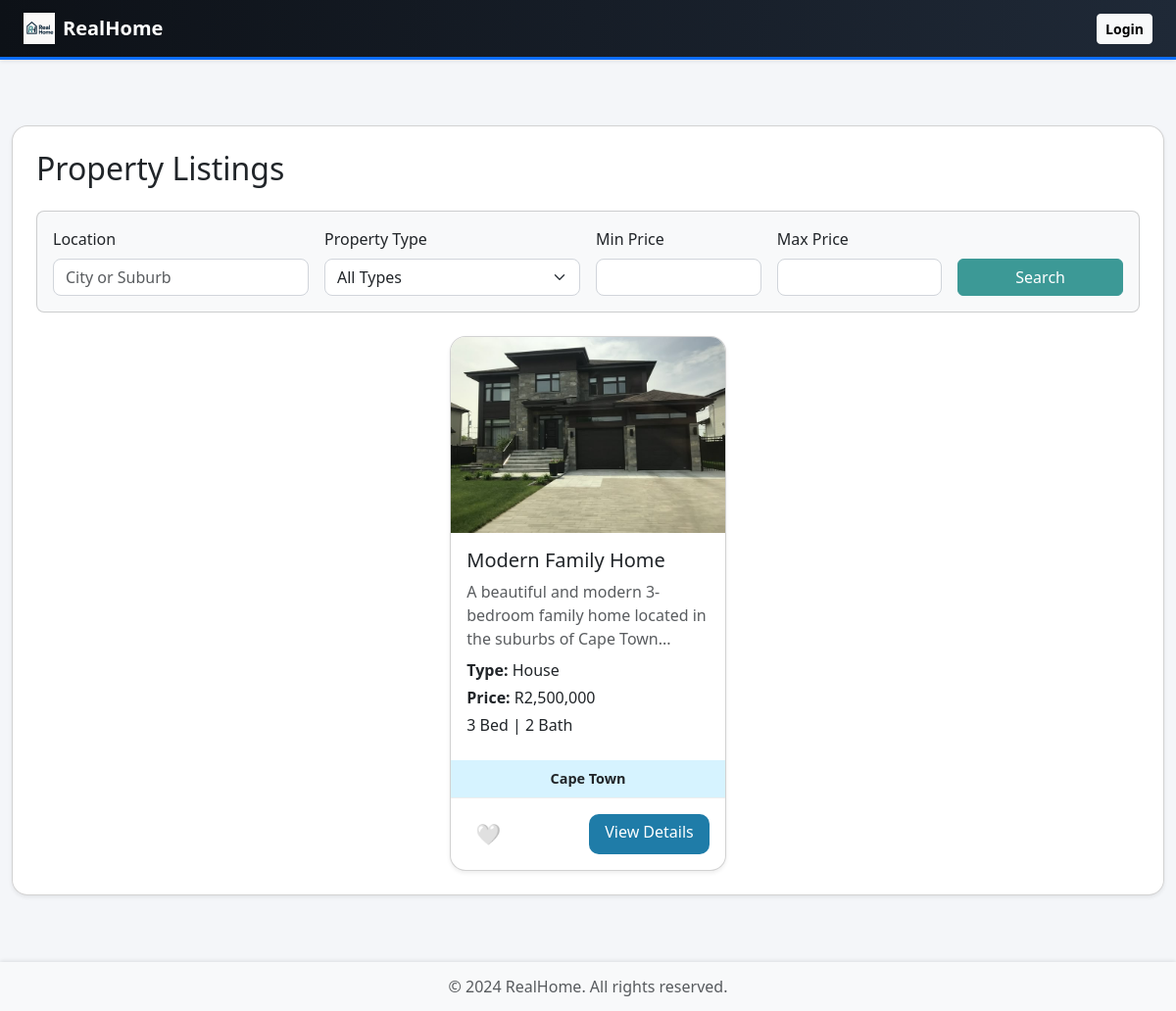
/dashboard, run on the app's committed database.
### models.py (models this page shows)
class Property(db.Model):
    id = db.Column(db.Integer, primary_key=True)
    title = db.Column(db.String(120))
    description = db.Column(db.Text)
    price = db.Column(db.Float)
    beds = db.Column(db.Integer)
    baths = db.Column(db.Integer)
    type = db.Column(db.String(50))
    location = db.Column(db.String(120))
    image = db.Column(db.String(255))
    latitude = db.Column(db.Float)
    longitude = db.Column(db.Float)
    agent_id = db.Column(db.Integer, db.ForeignKey('user.id'))  # Link to agent
    agent = relationship("User", backref="listings")
    additional_images = db.relationship(
        'ListingImage',
        backref='listing',
        cascade="all, delete-orphan"
    )

### routes/properties.py (the view)
@properties_bp.route('/dashboard')
def dashboard():
    user_id = session.get("user_id")
    query = Property.query
    location = request.args.get('location')
    if location:
        query = query.filter(Property.location.ilike(f"%{location}%"))
    property_type = request.args.get('type')
    if property_type:
        query = query.filter(Property.type == property_type)
    min_price = request.args.get('min_price', type=float)
    max_price = request.args.get('max_price', type=float)
    if min_price is not None:
        query = query.filter(Property.price >= min_price)
    if max_price is not None:
        query = query.filter(Property.price <= max_price)
    properties = query.all()
    liked_ids = []
    if user_id:
        liked_ids = [
            w.listing_id for w in Wishlist.query.filter_by(user_id=user_id).all()
        ]
    return render_template(
        'dashboard.html',
        properties=properties,
        liked_ids=liked_ids,
        title="Listings"
    )

### templates/dashboard.html (shortened to what this page needs)
{% extends "layout.html" %}
{% block page_content %}
<div class="card shadow-sm p-4 rounded-4" style="background-color: #ffffffee;">
  <h2 class="mb-4">Property Listings</h2>
  <div class="card bg-light p-3 mb-4 rounded-3">
    <form class="row g-3 align-items-end" method="GET">
      <div class="col-md-3">
        <label class="form-label">Location</label>
        <input type="text" name="location" class="form-control" placeholder="City or Suburb"
               value="{{ request.args.get('location', '') }}">
      </div>
      <div class="col-md-3">
        <label class="form-label">Property Type</label>
        <select name="type" class="form-select">
          <option value="">All Types</option>
        </select>
      </div>
      <div class="col-md-2">
        <label class="form-label">Min Price</label>
        <input type="number" class="form-control" name="min_price"
               value="{{ request.args.get('min_price', '') }}">
      </div>
      <div class="col-md-2">
        <label class="form-label">Max Price</label>
        <input type="number" class="form-control" name="max_price"
               value="{{ request.args.get('max_price', '') }}">
      </div>
      <div class="col-md-2 d-grid">
        <button class="btn btn-primary">Search</button>
      </div>
    </form>
  </div>
  <div class="d-flex flex-wrap justify-content-center gap-4">
    {% for listing in properties %}
      <div class="col-md-6 col-lg-4 col-xl-3 d-flex align-items-stretch">
        <div class="card property-card w-100 rounded-4 shadow-sm d-flex flex-column justify-content-between">
          <img src="{{ url_for('static', filename=listing.image) }}"
               class="card-img-top rounded-top" style="height: 200px; object-fit: cover;"
               alt="Property image">
          <div class="card-body d-flex flex-column">
            <h5 class="card-title">{{ listing.title }}</h5>
            <p class="card-text text-muted mb-2">{{ listing.description[:80] }}...</p>
            <p class="mb-1"><strong>Type:</strong> {{ listing.type }}</p>
            <p class="mb-1"><strong>Price:</strong> R{{ "{:,.0f}".format(listing.price) }}</p>
            <p class="mb-2">{{ listing.beds }} Bed | {{ listing.baths }} Bath</p>
          </div>
          <div class="location-footer">
            {{ listing.location }}
          </div>
          <div class="card-actions">
            <button class="btn btn-sm like-btn" data-id="{{ listing.id }}" aria-pressed="{{ 'true' if listing.id in liked_ids else 'false' }}" title="{{ 'Remove from wishlist' if listing.id in liked_ids else 'Add to wishlist' }}">
              <span class="heart-icon" data-heart="{{ '❤️' if listing.id in liked_ids else '🤍' }}"></span>
            </button>
            <a href="{{ url_for('properties.detail', listing_id=listing.id) }}" class="btn btn-primary">View Details</a>
          </div>
        </div>
      </div>
    {% endfor %}
  </div>
</div>
{% endblock %}

### static/css/style.css (style rules this page uses)
html, body { height: 100%; overflow-x: hidden; }
body { font-family: 'Segoe UI', Tahoma, Geneva, Verdana, sans-serif; background-color: #f4f6f9; color: #212529; padding-top: 56px; }
.property-card { display: flex; flex-direction: column; height: 100%; border-radius: 16px; overflow: hidden; box-shadow: 0 2px 10px rgba(0, 0, 0, 0.05); background-color: #fff; transition: transform 0.2s ease; }
.property-card .card-img-top { height: 200px; object-fit: cover; }
.property-card .card-body { flex: 1; display: flex; flex-direction: column; padding: 1rem; }
.property-card .location-footer { background-color: #d6f3ff; font-weight: bold; font-size: 0.9rem; padding: 0.5rem; text-align: center; }
.property-card .card-actions { display: flex; justify-content: space-between; padding: 1rem; border-top: 1px solid #eee; }
.property-card .btn-primary { background-color: #1f7ca8; border: none; padding: 6px 16px; border-radius: 10px; }
.btn-primary { background-color: #3C9996; border-color: #3C9996; }
.btn-primary { background-color: #3C9996; border-color: #3C9996; color: white; }
.form-control, .form-select { border-radius: 8px; border: 1px solid #d1d5db; }
form input::placeholder { color: #aaa; }
.heart-icon::before { content: attr(data-heart); font-size: 1.3rem; transition: all 0.2s ease; display: inline-block; }

### templates/layout.html (style rules this page uses)
body { padding-top: 56px; }
.card-img-top { height: 200px; object-fit: cover; }
.card-body { display: flex; flex-direction: column; justify-content: space-between; }

### data on the page
Property: image (picture), title "Modern Family Home", description "A beautiful and modern 3-bedroom family home located in the suburbs of Cape Town", type "House", price "2,500,000", beds "3", baths "2", location "Cape Town"
